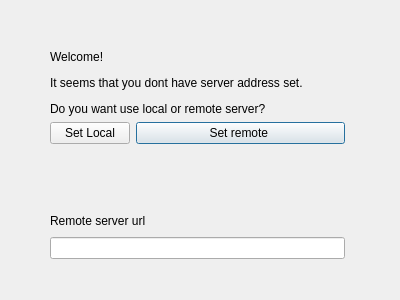
<?xml version="1.0" encoding="UTF-8"?>
<ui version="4.0">
 <class>firstsettingdialog</class>
 <widget class="QDialog" name="firstsettingdialog">
  <property name="geometry">
   <rect>
    <x>0</x>
    <y>0</y>
    <width>400</width>
    <height>300</height>
   </rect>
  </property>
  <property name="windowTitle">
   <string>Dialog</string>
  </property>
  <widget class="QWidget" name="layoutWidget">
   <property name="geometry">
    <rect>
     <x>50</x>
     <y>50</y>
     <width>295</width>
     <height>209</height>
    </rect>
   </property>
   <layout class="QVBoxLayout" name="verticalLayout_3">
    <item>
     <layout class="QVBoxLayout" name="verticalLayout_2">
      <item>
       <layout class="QFormLayout" name="formLayout">
        <property name="fieldGrowthPolicy">
         <enum>QFormLayout::AllNonFixedFieldsGrow</enum>
        </property>
        <item row="0" column="0" colspan="2">
         <widget class="QLabel" name="Welcome">
          <property name="text">
           <string>&lt;html&gt;&lt;head/&gt;&lt;body&gt;&lt;p&gt;Welcome!&lt;/p&gt;&lt;p&gt;It seems that you dont have server address set.&lt;/p&gt;&lt;p&gt;Do you want use local or remote server?&lt;/p&gt;&lt;/body&gt;&lt;/html&gt;</string>
          </property>
         </widget>
        </item>
        <item row="1" column="1">
         <widget class="QPushButton" name="btnRemote">
          <property name="text">
           <string>Set remote </string>
          </property>
         </widget>
        </item>
        <item row="1" column="0">
         <widget class="QPushButton" name="btnLocal">
          <property name="text">
           <string>Set Local</string>
          </property>
         </widget>
        </item>
       </layout>
      </item>
      <item>
       <layout class="QVBoxLayout" name="verticalLayout">
        <item>
         <spacer name="verticalSpacer">
          <property name="orientation">
           <enum>Qt::Vertical</enum>
          </property>
          <property name="sizeHint" stdset="0">
           <size>
            <width>20</width>
            <height>40</height>
           </size>
          </property>
         </spacer>
        </item>
        <item>
         <layout class="QHBoxLayout" name="horizontalLayout">
          <item>
           <widget class="QLabel" name="labelServerurl">
            <property name="text">
             <string>&lt;html&gt;&lt;head/&gt;&lt;body&gt;&lt;p&gt;Remote server url&lt;/p&gt;&lt;/body&gt;&lt;/html&gt;</string>
            </property>
           </widget>
          </item>
          <item>
           <spacer name="horizontalSpacer">
            <property name="orientation">
             <enum>Qt::Horizontal</enum>
            </property>
            <property name="sizeHint" stdset="0">
             <size>
              <width>40</width>
              <height>20</height>
             </size>
            </property>
           </spacer>
          </item>
         </layout>
        </item>
       </layout>
      </item>
     </layout>
    </item>
    <item>
     <widget class="QLineEdit" name="lineEditUrl"/>
    </item>
   </layout>
  </widget>
 </widget>
 <resources/>
 <connections/>
</ui>
